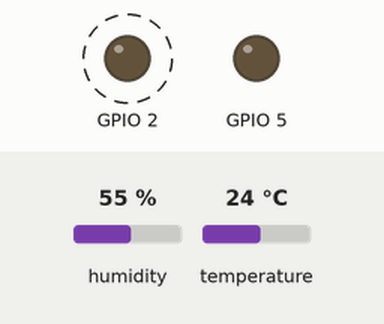
Simulated run of this sketch. Board: ESP32. On the bench: output pins drawn as LEDs (lit = HIGH). Dashed ring = blinking. Inputs (shaded band) come from the test bench; at power-on: humidity 55 %, temperature 24 °C. WiFi joins after 1.5 s; servers stay silent unless stated; uploads are accepted with an empty reply; what the sketch prints to the serial monitor is not drawn.

Above: at 5.8 s.
Timing chart, 0 to 10.2 s (numbered marks = the images above):
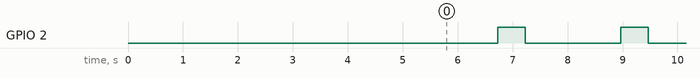

The sketch:

DHT-ESP32-Wifi.ino
```cpp
#include <Arduino.h>
#include <WiFi.h>
#include <WiFiMulti.h>
#include <HTTPClient.h>
#include <WiFiClient.h>

#include "DHT.h"        // including the library of DHT11 temperature and humidity sensor

#define DHTTYPE DHT11   // DHT 11
#define dht_dpin 4     // Config DHT on GPIO 6

DHT dht(dht_dpin, DHTTYPE);
WiFiMulti wifiMulti;

void setup(void)
{
  Serial.begin(9600);
  /*  Switch of sensors reading indicator Establishment */
  pinMode(5, OUTPUT);
  pinMode(2, OUTPUT);
  /* WiFi Connection Establishment */
  Serial.println();
  for (uint8_t t = 4; t > 0; t--) {
    Serial.printf("[SETUP] WAIT %d...\n", t);
    Serial.flush();
    delay(1000);
  }
  WiFi.mode(WIFI_STA);
  wifiMulti.addAP("MiwaMew", "1122334455");  // Replace SSID & PASSWORD by Your WiFi Network Name & Pass
  /* DHT Establishment */
  dht.begin();
  Serial.println("Humidity and temperature \n\n");
  Serial.println("===============================");
  delay(1000);

}
void loop() {
  /* Reading Temp & Humadity Values of DHT */
  float h = dht.readHumidity();
  float t = dht.readTemperature();
  if (isnan(h) || isnan(t)) {
    Serial.println(F("Failed to read from DHT sensor!"));
    return;
  }
  Serial.print("Current humidity = ");
  Serial.print(h);
  Serial.print("%  ");
  Serial.print("temperature = ");
  Serial.print(t);
  Serial.println("C  ");
  /* Passing Data To Your Running DataBase */
  if ((wifiMulti.run() == WL_CONNECTED)) {
    WiFiClient client;
    HTTPClient http;
    Serial.print("[HTTP] begin...\n");
    /* Make sure to replace the http by your API & replace the localhost by your IP address */
    if (http.begin(client, "http://localhost:5000/add?temp="+String(t)+"&hum="+String(h))) { // HTTP
      Serial.print("[HTTP] GET...\n");
      // start connection and send HTTP header
      int httpCode = http.GET();
      // httpCode will be negative on error
      if (httpCode > 0) {
        // HTTP header has been send and Server response header has been handled
        Serial.printf("[HTTP] GET... code: %d\n", httpCode);
        // file found at server
        if (httpCode == HTTP_CODE_OK || httpCode == HTTP_CODE_MOVED_PERMANENTLY) {
          String payload = http.getString();
          Serial.println(payload);
          digitalWrite(2, HIGH);   // turn the LED on (HIGH is the voltage level)
          delay(500);                       // wait for a second
          digitalWrite(2, LOW);    // turn the LED off by making the voltage LOW
          delay(500);
        }
      } else {
        Serial.printf("[HTTP] GET... failed, error: %s\n", http.errorToString(httpCode).c_str());
      }
      http.end();
    } else {
      Serial.printf("[HTTP} Unable to connect\n");
    }
  }
  delay(1000);
}
```

Measured:
- by itself, GPIO 2: alternates HIGH for 0.50 s and LOW for 1.7 s
